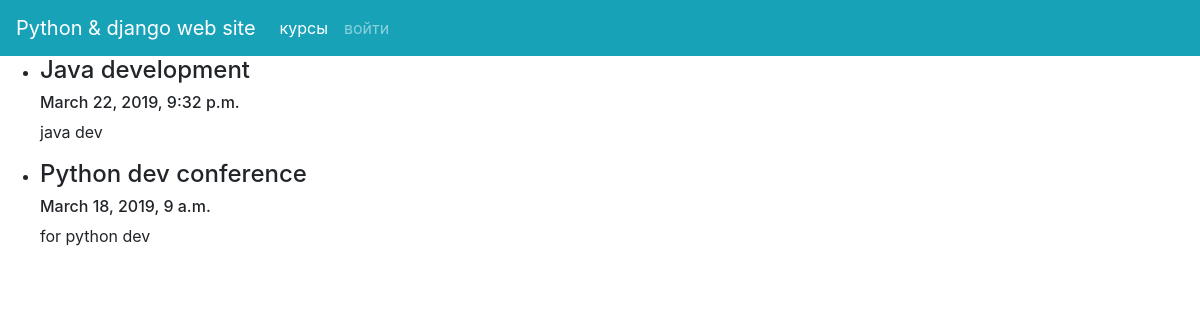
The app's page /registration/list/ with its own data.
### registration/models.py (models this page shows)
class MasterClass(models.Model):
    name = models.CharField(max_length=100)
    description = models.CharField(max_length=300)
    date_start = models.DateTimeField(default=django.utils.timezone.now)
    subject = models.Case()
    date_end = models.DateTimeField(default=django.utils.timezone.now)

### registration/views.py (the view)
def MKList(req):
    master_classes_list = MasterClass.objects.all()
    context = RequestContext = {'master_classes_list' : master_classes_list}
    return render(req, 'registration/list.html', context)

### registration/templates/registration/list.html
{% extends "registration/index.html" %}
{% block content %}
<ul>
    {% for mk in master_classes_list %}
        <li>
            <div class="">
                <h4>{{mk.name}}</h4>
                <h6>{{mk.date_start}}</h6>
                <div class="description">
                    <p>{{mk.description}}</p>
                </div>
            </div>
        </li>
    {% endfor %}
</ul>
{% endblock %}

### records on screen
MasterClass: name "Java development", date_start "March 22, 2019, 9:32 p.m.", description "java dev"
MasterClass: name "Python dev conference", date_start "March 18, 2019, 9 a.m.", description "for python dev"
